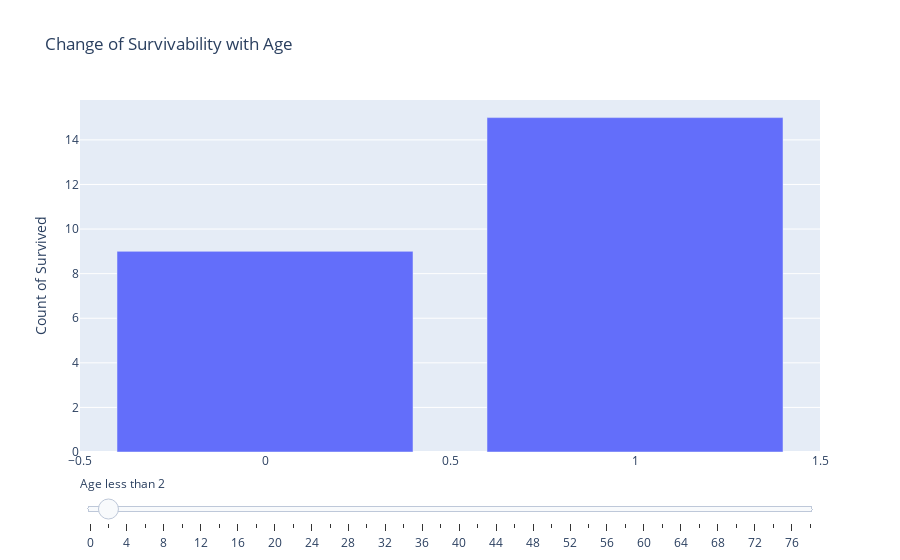

Notebook code cell kept with this figure:
### Code cell
# Create figure
fig = go.Figure()

# Create Graph Object for every increase of 2 years of Age
for step in np.arange(0, 80, 2):
    y=[]
    for i in list(df['Survived'].unique()):
        result = df[df['Age']<=step][df['Survived']==i]['Survived'].count()
        y.append(result)
    fig.add_trace(
        go.Bar(
            visible=False,
            x = list(df['Survived'].unique()),
            y= y,
            name="Age = " + str(step)))
    
fig.data[1].visible = True

steps = []
for i in range(len(fig.data)):
    step = dict(
        label = str([i for i in np.arange(0, 80, 2)][i]),
        method="restyle",
        args=["visible", [False] * len(fig.data)],
    )
    step["args"][1][i] = True  # Toggle i'th trace to "visible"
    steps.append(step)

sliders = [dict(
    currentvalue={"prefix": "Age less than "},
    active=1,
    steps=steps
)]

fig.update_layout(
    title = 'Change of Survivability with Age',
    yaxis=dict(title='Count of Survived'),
    sliders=sliders
)

fig.show()

### Figure 1 — Plotly figure (JSON) as saved in the notebook; plotly's stock layout.template omitted (floating-point values rounded to 4 significant figures)
{"data": [{"name": "Age = 0", "type": "bar", "visible": false, "x": [0, 1], "y": [0, 0]}, {"name": "Age = 2", "type": "bar", "visible": true, "x": [0, 1], "y": [9, 15]}, {"name": "Age = 4", "type": "bar", "visible": false, "x": [0, 1], "y": [13, 27]}, {"name": "Age = 6", "type": "bar", "visible": false, "x": [0, 1], "y": [14, 33]}, {"name": "Age = 8", "type": "bar", "visible": false, "x": [0, 1], "y": [18, 36]}, {"name": "Age = 10", "type": "bar", "visible": false, "x": [0, 1], "y": [26, 38]}, {"name": "Age = 12", "type": "bar", "visible": false, "x": [0, 1], "y": [29, 40]}, {"name": "Age = 14", "type": "bar", "visible": false, "x": [0, 1], "y": [32, 45]}, {"name": "Age = 16", "type": "bar", "visible": false, "x": [0, 1], "y": [45, 55]}, {"name": "Age = 18", "type": "bar", "visible": false, "x": [0, 1], "y": [69, 70]}, {"name": "Age = 20", "type": "bar", "visible": false, "x": [0, 1], "y": [97, 82]}, {"name": "Age = 22", "type": "bar", "visible": false, "x": [0, 1], "y": [133, 98]}, {"name": "Age = 24", "type": "bar", "visible": false, "x": [0, 1], "y": [159, 118]}, {"name": "Age = 26", "type": "bar", "visible": false, "x": [0, 1], "y": [189, 130]}, {"name": "Age = 28", "type": "bar", "visible": false, "x": [0, 1], "y": [214, 148]}, {"name": "Age = 30", "type": "bar", "visible": false, "x": [0, 1], "y": [243, 166]}, {"name": "Age = 32", "type": "bar", "visible": false, "x": [0, 1], "y": [263, 183]}, {"name": "Age = 34", "type": "bar", "visible": false, "x": [0, 1], "y": [282, 196]}, {"name": "Age = 36", "type": "bar", "visible": false, "x": [0, 1], "y": [301, 218]}, {"name": "Age = 38", "type": "bar", "visible": false, "x": [0, 1], "y": [313, 224]}, {"name": "Age = 40", "type": "bar", "visible": false, "x": [0, 1], "y": [329, 235]}, {"name": "Age = 42", "type": "bar", "visible": false, "x": [0, 1], "y": [342, 243]}, {"name": "Age = 44", "type": "bar", "visible": false, "x": [0, 1], "y": [352, 247]}, {"name": "Age = 46", "type": "bar", "visible": false, "x": [0, 1], "y": [364, 252]}, {"name": "Age = 48", "type": "bar", "visible": false, "x": [0, 1], "y": [375, 259]}, {"name": "Age = 50", "type": "bar", "visible": false, "x": [0, 1], "y": [382, 268]}, {"name": "Age = 52", "type": "bar", "visible": false, "x": [0, 1], "y": [390, 273]}, {"name": "Age = 54", "type": "bar", "visible": false, "x": [0, 1], "y": [395, 277]}, {"name": "Age = 56", "type": "bar", "visible": false, "x": [0, 1], "y": [399, 280]}, {"name": "Age = 58", "type": "bar", "visible": false, "x": [0, 1], "y": [403, 283]}, {"name": "Age = 60", "type": "bar", "visible": false, "x": [0, 1], "y": [407, 285]}, {"name": "Age = 62", "type": "bar", "visible": false, "x": [0, 1], "y": [412, 287]}, {"name": "Age = 64", "type": "bar", "visible": false, "x": [0, 1], "y": [414, 289]}, {"name": "Age = 66", "type": "bar", "visible": false, "x": [0, 1], "y": [418, 289]}, {"name": "Age = 68", "type": "bar", "visible": false, "x": [0, 1], "y": [418, 289]}, {"name": "Age = 70", "type": "bar", "visible": false, "x": [0, 1], "y": [420, 289]}, {"name": "Age = 72", "type": "bar", "visible": false, "x": [0, 1], "y": [423, 289]}, {"name": "Age = 74", "type": "bar", "visible": false, "x": [0, 1], "y": [424, 289]}, {"name": "Age = 76", "type": "bar", "visible": false, "x": [0, 1], "y": [424, 289]}, {"name": "Age = 78", "type": "bar", "visible": false, "x": [0, 1], "y": [424, 289]}], "layout": {"sliders": [{"active": 1, "currentvalue": {"prefix": "Age less than "}, "steps": [{"args": ["visible", [true, false, false, false, false, false, false, false, false, false, false, false, false, false, false, false, false, false, false, false, false, false, false, false, false, false, false, false, false, false, false, false, false, false, false, false, false, false, false, false]], "label": "0", "method": "restyle"}, {"args": ["visible", [false, true, false, false, false, false, false, false, false, false, false, false, false, false, false, false, false, false, false, false, false, false, false, false, false, false, false, false, false, false, false, false, false, false, false, false, false, false, false, false]], "label": "2", "method": "restyle"}, {"args": ["visible", [false, false, true, false, false, false, false, false, false, false, false, false, false, false, false, false, false, false, false, false, false, false, false, false, false, false, false, false, false, false, false, false, false, false, false, false, false, false, false, false]], "label": "4", "method": "restyle"}, {"args": ["visible", [false, false, false, true, false, false, false, false, false, false, false, false, false, false, false, false, false, false, false, false, false, false, false, false, false, false, false, false, false, false, false, false, false, false, false, false, false, false, false, false]], "label": "6", "method": "restyle"}, {"args": ["visible", [false, false, false, false, true, false, false, false, false, false, false, false, false, false, false, false, false, false, false, false, false, false, false, false, false, false, false, false, false, false, false, false, false, false, false, false, false, false, false, false]], "label": "8", "method": "restyle"}, {"args": ["visible", [false, false, false, false, false, true, false, false, false, false, false, false, false, false, false, false, false, false, false, false, false, false, false, false, false, false, false, false, false, false, false, false, false, false, false, false, false, false, false, false]], "label": "10", "method": "restyle"}, {"args": ["visible", [false, false, false, false, false, false, true, false, false, false, false, false, false, false, false, false, false, false, false, false, false, false, false, false, false, false, false, false, false, false, false, false, false, false, false, false, false, false, false, false]], "label": "12", "method": "restyle"}, {"args": ["visible", [false, false, false, false, false, false, false, true, false, false, false, false, false, false, false, false, false, false, false, false, false, false, false, false, false, false, false, false, false, false, false, false, false, false, false, false, false, false, false, false]], "label": "14", "method": "restyle"}, {"args": ["visible", [false, false, false, false, false, false, false, false, true, false, false, false, false, false, false, false, false, false, false, false, false, false, false, false, false, false, false, false, false, false, false, false, false, false, false, false, false, false, false, false]], "label": "16", "method": "restyle"}, {"args": ["visible", [false, false, false, false, false, false, false, false, false, true, false, false, false, false, false, false, false, false, false, false, false, false, false, false, false, false, false, false, false, false, false, false, false, false, false, false, false, false, false, false]], "label": "18", "method": "restyle"}, {"args": ["visible", [false, false, false, false, false, false, false, false, false, false, true, false, false, false, false, false, false, false, false, false, false, false, false, false, false, false, false, false, false, false, false, false, false, false, false, false, false, false, false, false]], "label": "20", "method": "restyle"}, {"args": ["visible", [false, false, false, false, false, false, false, false, false, false, false, true, false, false, false, false, false, false, false, false, false, false, false, false, false, false, false, false, false, false, false, false, false, false, false, false, false, false, false, false]], "label": "22", "method": "restyle"}, {"args": ["visible", [false, false, false, false, false, false, false, false, false, false, false, false, true, false, false, false, false, false, false, false, false, false, false, false, false, false, false, false, false, false, false, false, false, false, false, false, false, false, false, false]], "label": "24", "method": "restyle"}, {"args": ["visible", [false, false, false, false, false, false, false, false, false, false, false, false, false, true, false, false, false, false, false, false, false, false, false, false, false, false, false, false, false, false, false, false, false, false, false, false, false, false, false, false]], "label": "26", "method": "restyle"}, {"args": ["visible", [false, false, false, false, false, false, false, false, false, false, false, false, false, false, true, false, false, false, false, false, false, false, false, false, false, false, false, false, false, false, false, false, false, false, false, false, false, false, false, false]], "label": "28", "method": "restyle"}, {"args": ["visible", [false, false, false, false, false, false, false, false, false, false, false, false, false, false, false, true, false, false, false, false, false, false, false, false, false, false, false, false, false, false, false, false, false, false, false, false, false, false, false, false]], "label": "30", "method": "restyle"}, {"args": ["visible", [false, false, false, false, false, false, false, false, false, false, false, false, false, false, false, false, true, false, false, false, false, false, false, false, false, false, false, false, false, false, false, false, false, false, false, false, false, false, false, false]], "label": "32", "method": "restyle"}, {"args": ["visible", [false, false, false, false, false, false, false, false, false, false, false, false, false, false, false, false, false, true, false, false, false, false, false, false, false, false, false, false, false, false, false, false, false, false, false, false, false, false, false, false]], "label": "34", "method": "restyle"}, {"args": ["visible", [false, false, false, false, false, false, false, false, false, false, false, false, false, false, false, false, false, false, true, false, false, false, false, false, false, false, false, false, false, false, false, false, false, false, false, false, false, false, false, false]], "label": "36", "method": "restyle"}, {"args": ["visible", [false, false, false, false, false, false, false, false, false, false, false, false, false, false, false, false, false, false, false, true, false, false, false, false, false, false, false, false, false, false, false, false, false, false, false, false, false, false, false, false]], "label": "38", "method": "restyle"}, {"args": ["visible", [false, false, false, false, false, false, false, false, false, false, false, false, false, false, false, false, false, false, false, false, true, false, false, false, false, false, false, false, false, false, false, false, false, false, false, false, false, false, false, false]], "label": "40", "method": "restyle"}, {"args": ["visible", [false, false, false, false, false, false, false, false, false, false, false, false, false, false, false, false, false, false, false, false, false, true, false, false, false, false, false, false, false, false, false, false, false, false, false, false, false, false, false, false]], "label": "42", "method": "restyle"}, {"args": ["visible", [false, false, false, false, false, false, false, false, false, false, false, false, false, false, false, false, false, false, false, false, false, false, true, false, false, false, false, false, false, false, false, false, false, false, false, false, false, false, false, false]], "label": "44", "method": "restyle"}, {"args": ["visible", [false, false, false, false, false, false, false, false, false, false, false, false, false, false, false, false, false, false, false, false, false, false, false, true, false, false, false, false, false, false, false, false, false, false, false, false, false, false, false, false]], "label": "46", "method": "restyle"}, {"args": ["visible", [false, false, false, false, false, false, false, false, false, false, false, false, false, false, false, false, false, false, false, false, false, false, false, false, true, false, false, false, false, false, false, false, false, false, false, false, false, false, false, false]], "label": "48", "method": "restyle"}, {"args": ["visible", [false, false, false, false, false, false, false, false, false, false, false, false, false, false, false, false, false, false, false, false, false, false, false, false, false, true, false, false, false, false, false, false, false, false, false, false, false, false, false, false]], "label": "50", "method": "restyle"}, {"args": ["visible", [false, false, false, false, false, false, false, false, false, false, false, false, false, false, false, false, false, false, false, false, false, false, false, false, false, false, true, false, false, false, false, false, false, false, false, false, false, false, false, false]], "label": "52", "method": "restyle"}, {"args": ["visible", [false, false, false, false, false, false, false, false, false, false, false, false, false, false, false, false, false, false, false, false, false, false, false, false, false, false, false, true, false, false, false, false, false, false, false, false, false, false, false, false]], "label": "54", "method": "restyle"}, {"args": ["visible", [false, false, false, false, false, false, false, false, false, false, false, false, false, false, false, false, false, false, false, false, false, false, false, false, false, false, false, false, true, false, false, false, false, false, false, false, false, false, false, false]], "label": "56", "method": "restyle"}, {"args": ["visible", [false, false, false, false, false, false, false, false, false, false, false, false, false, false, false, false, false, false, false, false, false, false, false, false, false, false, false, false, false, true, false, false, false, false, false, false, false, false, false, false]], "label": "58", "method": "restyle"}, {"args": ["visible", [false, false, false, false, false, false, false, false, false, false, false, false, false, false, false, false, false, false, false, false, false, false, false, false, false, false, false, false, false, false, true, false, false, false, false, false, false, false, false, false]], "label": "60", "method": "restyle"}, {"args": ["visible", [false, false, false, false, false, false, false, false, false, false, false, false, false, false, false, false, false, false, false, false, false, false, false, false, false, false, false, false, false, false, false, true, false, false, false, false, false, false, false, false]], "label": "62", "method": "restyle"}, {"args": ["visible", [false, false, false, false, false, false, false, false, false, false, false, false, false, false, false, false, false, false, false, false, false, false, false, false, false, false, false, false, false, false, false, false, true, false, false, false, false, false, false, false]], "label": "64", "method": "restyle"}, {"args": ["visible", [false, false, false, false, false, false, false, false, false, false, false, false, false, false, false, false, false, false, false, false, false, false, false, false, false, false, false, false, false, false, false, false, false, true, false, false, false, false, false, false]], "label": "66", "method": "restyle"}, {"args": ["visible", [false, false, false, false, false, false, false, false, false, false, false, false, false, false, false, false, false, false, false, false, false, false, false, false, false, false, false, false, false, false, false, false, false, false, true, false, false, false, false, false]], "label": "68", "method": "restyle"}, {"args": ["visible", [false, false, false, false, false, false, false, false, false, false, false, false, false, false, false, false, false, false, false, false, false, false, false, false, false, false, false, false, false, false, false, false, false, false, false, true, false, false, false, false]], "label": "70", "method": "restyle"}, {"args": ["visible", [false, false, false, false, false, false, false, false, false, false, false, false, false, false, false, false, false, false, false, false, false, false, false, false, false, false, false, false, false, false, false, false, false, false, false, false, true, false, false, false]], "label": "72", "method": "restyle"}, {"args": ["visible", [false, false, false, false, false, false, false, false, false, false, false, false, false, false, false, false, false, false, false, false, false, false, false, false, false, false, false, false, false, false, false, false, false, false, false, false, false, true, false, false]], "label": "74", "method": "restyle"}, {"args": ["visible", [false, false, false, false, false, false, false, false, false, false, false, false, false, false, false, false, false, false, false, false, false, false, false, false, false, false, false, false, false, false, false, false, false, false, false, false, false, false, true, false]], "label": "76", "method": "restyle"}, {"args": ["visible", [false, false, false, false, false, false, false, false, false, false, false, false, false, false, false, false, false, false, false, false, false, false, false, false, false, false, false, false, false, false, false, false, false, false, false, false, false, false, false, true]], "label": "78", "method": "restyle"}]}], "title": {"text": "Change of Survivability with Age"}, "yaxis": {"title": {"text": "Count of Survived"}}}}
